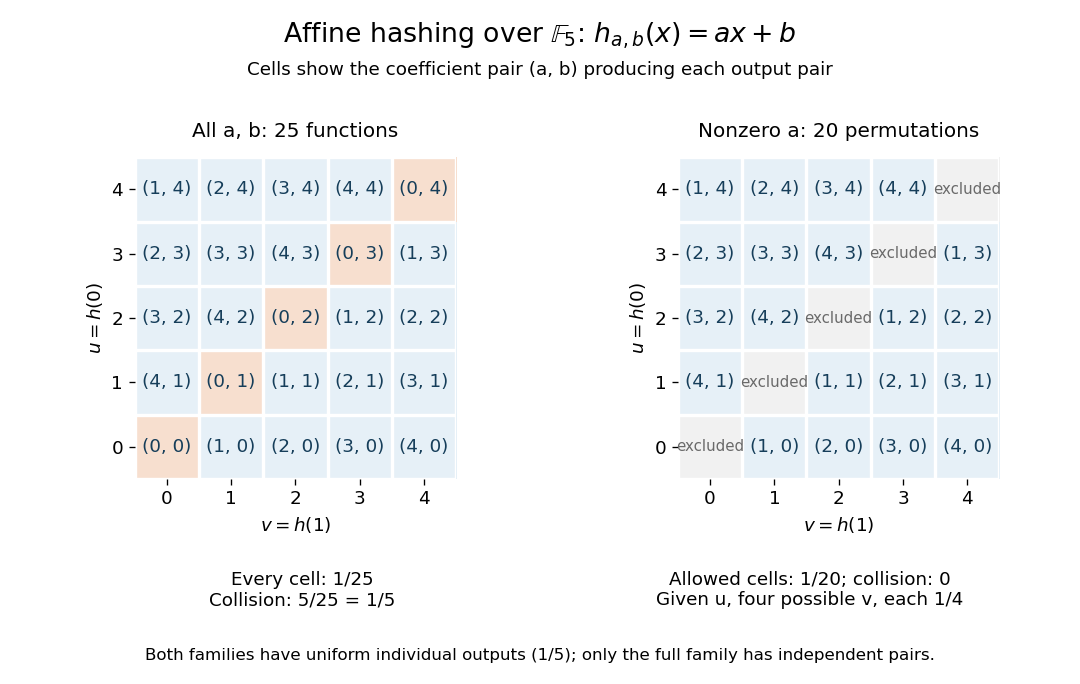

Write Python code to recreate this figure.
"""Enumerate affine maps over F_5 and draw their output pairs at 0 and 1.

Generate with: make _media/affine-hash-pair-grid.png
Writes an opaque white PNG with this basename to the current directory.
Tested with Python 3.14.4, NumPy 2.3.5 and Matplotlib 3.10.7.
"""

from collections import Counter
from itertools import product
from pathlib import Path

import matplotlib.pyplot as plt
from matplotlib.colors import ListedColormap
import numpy as np


def main():
    q = 5
    coefficients = list(product(range(q), repeat=2))
    restricted = [(a, b) for a, b in coefficients if a != 0]

    def outputs(a, b):
        return tuple((a * x + b) % q for x in range(q))

    assert len(coefficients) == 25 and len(restricted) == 20
    assert len({outputs(a, b) for a, b in coefficients}) == 25
    assert all(len(set(outputs(a, b))) == q for a, b in restricted)
    for x in range(q):
        marginal = Counter((a * x + b) % q for a, b in coefficients)
        restricted_marginal = Counter((a * x + b) % q for a, b in restricted)
        assert marginal == Counter({u: 5 for u in range(q)})
        assert restricted_marginal == Counter({u: 4 for u in range(q)})
        for y in range(q):
            if x == y:
                continue
            pairs = Counter(((a * x + b) % q, (a * y + b) % q)
                            for a, b in coefficients)
            reduced_pairs = Counter(((a * x + b) % q, (a * y + b) % q)
                                    for a, b in restricted)
            assert pairs == Counter({(u, v): 1 for u, v in product(range(q), repeat=2)})
            assert reduced_pairs == Counter({(u, v): 1 for u, v in product(range(q), repeat=2)
                                             if u != v})
            assert sum(pairs[u, u] for u in range(q)) == 5

    grid = {(b, (a + b) % q): (a, b) for a, b in coefficients}
    plt.rcParams.update({"font.size": 11, "figure.facecolor": "white",
                         "axes.facecolor": "white", "savefig.facecolor": "white"})
    fig, axes = plt.subplots(1, 2, figsize=(9.0, 5.7), dpi=120)
    fig.subplots_adjust(left=0.08, right=0.97, bottom=0.30, top=0.77, wspace=0.30)
    fig.suptitle(r"Affine hashing over $\mathbb{F}_5$: $h_{a,b}(x)=ax+b$",
                 fontsize=16, y=0.97)
    fig.text(0.5, 0.89, "Cells show the coefficient pair (a, b) producing each output pair",
             ha="center", fontsize=11)
    palette = ListedColormap(["#e6f0f7", "#f7dfcf", "#f1f1f1"])
    for panel, ax in enumerate(axes):
        values = np.zeros((q, q), dtype=int)
        np.fill_diagonal(values, 1 if panel == 0 else 2)
        ax.imshow(values, cmap=palette, vmin=0, vmax=2, origin="lower",
                  interpolation="nearest")
        for u, v in product(range(q), repeat=2):
            a, b = grid[u, v]
            excluded = panel == 1 and a == 0
            ax.text(v, u, "excluded" if excluded else f"({a}, {b})",
                    ha="center", va="center", fontsize=9 if excluded else 11,
                    color="#6a6a6a" if excluded else "#163e5a")
        ax.set_xticks(range(q))
        ax.set_yticks(range(q))
        ax.set_xticks(np.arange(-0.5, q, 1), minor=True)
        ax.set_yticks(np.arange(-0.5, q, 1), minor=True)
        ax.grid(which="minor", color="white", linewidth=2)
        ax.tick_params(which="minor", bottom=False, left=False)
        ax.set_xlabel(r"$v=h(1)$")
        ax.set_ylabel(r"$u=h(0)$")
        ax.set_title("All a, b: 25 functions" if panel == 0 else "Nonzero a: 20 permutations",
                     fontsize=12, pad=12)
        for spine in ax.spines.values():
            spine.set_visible(False)

    fig.text(0.28, 0.115, "Every cell: 1/25\nCollision: 5/25 = 1/5", ha="center")
    fig.text(0.75, 0.115, "Allowed cells: 1/20; collision: 0\nGiven u, four possible v, each 1/4",
             ha="center")
    fig.text(0.5, 0.035, "Both families have uniform individual outputs (1/5); only the full family has independent pairs.",
             ha="center", fontsize=10)
    fig.savefig(Path.cwd() / "affine-hash-pair-grid.png", transparent=False)
    plt.close(fig)
    print("All 20 ordered distinct input pairs checked: 25 output pairs once each; "
          "5 collisions / 25 functions. Nonzero a: 20 off-diagonal pairs once each, "
          "0 collisions; marginals 4/20 and conditional probabilities 1/4.")


if __name__ == "__main__":
    main()
